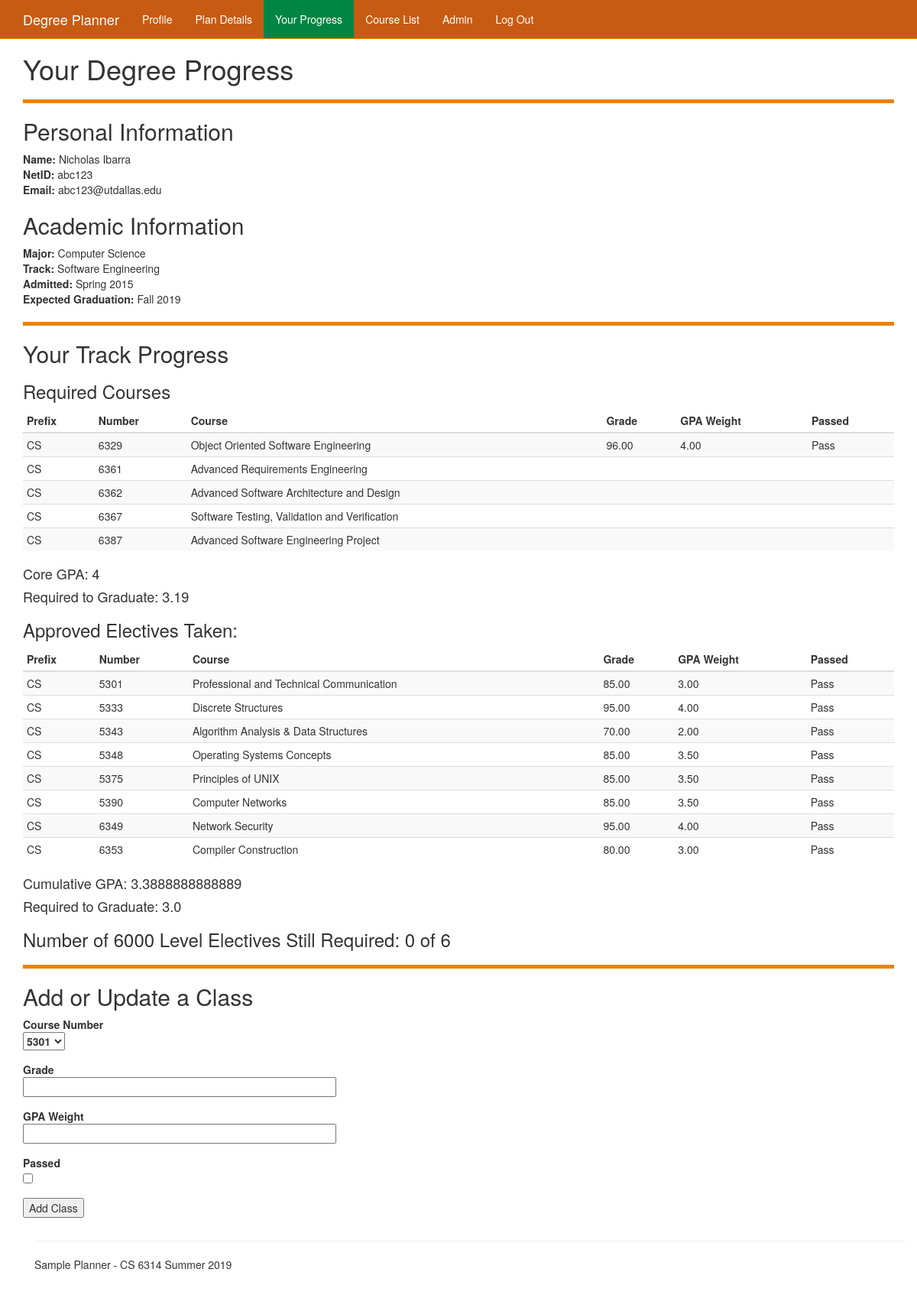
Screenshot of /plan.php (signed in) with the database file from the repository.
### tables this page shows
CREATE TABLE `user` (
  `UserId` smallint(6) NOT NULL,
  `Name` varchar(50) NOT NULL,
  `Username` varchar(32) NOT NULL,
  `Password` varchar(32) NOT NULL,
  `DegId` smallint(6) DEFAULT NULL,
  `admin` tinyint(4) NOT NULL DEFAULT 0,
  `Admitted` varchar(55) NOT NULL,
  `ExpectedGraducation` varchar(55) NOT NULL
);

CREATE TABLE `department` (
  `DeptId` smallint(6) NOT NULL,
  `DeptName` varchar(50) DEFAULT NULL,
  `DeptInit` char(4) DEFAULT NULL
);

CREATE TABLE `degreeplan` (
  `DegId` smallint(6) NOT NULL,
  `DegName` varchar(50) DEFAULT NULL,
  `DeptId` smallint(6) DEFAULT NULL,
  `numelectives` int(11) NOT NULL
);

CREATE TABLE `grade` (
  `GradeId` smallint(6) NOT NULL,
  `ClassId` int(11) DEFAULT NULL,
  `UserId` smallint(6) DEFAULT NULL,
  `Passed` bit(1) DEFAULT NULL,
  `Grade` decimal(18,2) DEFAULT NULL,
  `GpaWeight` decimal(18,2) DEFAULT NULL
);

CREATE TABLE `courses` (
  `id` int(11) NOT NULL,
  `number` varchar(255) DEFAULT NULL,
  `prefix` varchar(255) DEFAULT NULL,
  `name` varchar(255) DEFAULT NULL,
  `description` text DEFAULT NULL,
  `created_at` datetime NOT NULL DEFAULT current_timestamp(),
  `updated_at` datetime NOT NULL DEFAULT current_timestamp()
);

CREATE TABLE `requiredclasses` (
  `id` int(11) NOT NULL,
  `class` int(11) NOT NULL,
  `plan` smallint(11) NOT NULL
);

### plan.php (the view, shortened to what this page needs)
<!DOCTYPE html>
<html lang="en">
<head>
    <link href="bootstrap/css/bootstrap.min.css" rel="stylesheet">
    <link href="plan.css" rel="stylesheet">
</head>
<body>
<nav class="navbar navbar-inverse navbar-fixed-top">
    <div class="container">
        <div class="navbar-header">
            <a class="navbar-brand" href="menu.php">Degree Planner</a>
            <ul class="nav navbar-nav">
                <li><a href="profile.php">Profile</a></li>
                <li><a href="plandetails.php">Plan Details</a></li>
                <li class="active"><a href="plan.php">Your Progress</a></li>
                <li><a href="courselist.php">Course List</a></li>
                <li><a href="admin.php">Admin</a></li>
            </ul>
            <ul class="nav navbar-nav navbar-right">
                <li><a href="logout.php">Log Out</a></li>
            </ul>
        </div>
    </div>
</nav>
<div class="container">
    <?php
if (!isset($_COOKIE['Username'])){
  echo "<h3>Please Login.<br><br><a href='index.php'>Return to the home page.</a></h3>";
} else {
require_once 'config.php';
$core_gpa = 0;
$cumulative_gpa = 0;
$graded_core_classes = 0;
$graded_cumulative_classes = 0;
$graded_elective_classes = 0;
$connection = new mysqli($db_hostname, $db_username, $db_password, $db_database);
$sql  = 'SELECT * FROM `user` WHERE Username="' . $_COOKIE["Username"] . '";';
$result = $connection->query($sql);
$result->data_seek(0);
$row = $result->fetch_array(MYSQLI_NUM);
$userid = $row[0];
$name = $row[1];
$username = $_COOKIE['Username'];
$Degid = $row[4];
$Admitted = $row[6];
$ExpectedGraducation = $row[7];
$sql  = 'SELECT * FROM `degreeplan` WHERE DegId="' . $Degid . '";';
$result = $connection->query($sql);
$result->data_seek(0);
$row = $result->fetch_array(MYSQLI_NUM);
$DegName = $row[1];
$DeptId = $row[2];
$numelectives = $row[3];
$sql  = 'SELECT * FROM `department` WHERE DeptId="' . $DeptId . '";';
$result = $connection->query($sql);
$result->data_seek(0);
$row = $result->fetch_array(MYSQLI_NUM);
$DeptName = $row[1];
    echo "
    <h1>Your Degree Progress</h1>
    <hr class='big-hr'>
    <h2>Personal Information</h2>
    <p>
        <strong>Name: </strong>$name<br>
        <strong>NetID: </strong>$username<br>
        <strong>Email: </strong>$username@utdallas.edu<br>
    </p>
    <h2>Academic Information</h2>
    <p>
        <strong>Major: </strong>$DeptName<br>
        <strong>Track: </strong>$DegName<br>
        <strong>Admitted: </strong>$Admitted<br>
        <strong>Expected Graduation: </strong>$ExpectedGraducation<br>
    </p>
    <hr class='big-hr'>
    <h2>Your Track Progress</h2>
    <div>
        <h3>Required Courses</h3>
        <table class='table table-striped table-condensed'>
            <thead>
            <tr>
                <th>Prefix</th>
                <th>Number</th>
                <th>Course</th>
                <th>Grade</th>
                <th>GPA Weight</th>
                <th>Passed</th>
            </tr>
            </thead>
            <tbody>
    ";
}
$sql  = 'SELECT * FROM `requiredclasses` WHERE plan="' . $Degid . '";';
$result = $connection->query($sql);
$rows = $result->num_rows;
for ($j = 0 ; $j < $rows ; ++$j) {
    $result->data_seek($j);
    $row = $result->fetch_array(MYSQLI_NUM);
    $class_number = $row[1];
    $sql = 'SELECT * FROM `courses` WHERE number="' . $class_number . '";';
    $res = $connection->query($sql);
    $res->data_seek(0);
    $row = $res->fetch_array(MYSQLI_NUM);
    $prefix = $row[2];
    $course_name = $row[3];
    $sql  = 'SELECT * FROM `grade` WHERE UserId="' . $userid . '" AND ClassId="' . $class_number . '";';
    $res = $connection->query($sql);
    $res->data_seek(0);
    $row = $res->fetch_array(MYSQLI_NUM);
    if (isset($row[3]) && $row[3] == 1) {
        $Passed = 'Pass';
        $GpaWeight = $row[5];
        $core_gpa += $GpaWeight;
        $cumulative_gpa += $GpaWeight;
        $graded_core_classes += 1;
        $graded_cumulative_classes += 1;
    } else {
        $Passed = '';
    }
    $Grade = $row[4];
    $GpaWeight = $row[5];
    echo <<<_END
        <tr>
            <td>$prefix</td>
            <td>$class_number</td>
            <td>$course_name</td>
            <td>$Grade</td>
            <td>$GpaWeight</td>
            <td>$Passed</td>
        </tr>
        _END;
}
$cgpa = $graded_core_classes > 0 ? $core_gpa / $graded_core_classes : 0;
echo "
        </tbody>
    </table>
    <h4>Core GPA: $cgpa</h4>
    <h4>Required to Graduate: 3.19</h4>
    <h3>Approved Electives Taken:</h3>
    <table class='table table-striped table-condensed'>
    <thead>
    <tr>
        <th>Prefix</th>
        <th>Number</th>
        <th>Course</th>
        <th>Grade</th>
        <th>GPA Weight</th>
        <th>Passed</th>
    </tr>
    </thead>
    <tbody>
";
$sql  = 'select * from `grade` where `UserId`=' . $userid . ' and `ClassId` not in (select class from `requiredclasses` where `plan`=' . $Degid . ')';
$result = $connection->query($sql);
$rows = $result->num_rows;
for ($j = 0 ; $j < $rows ; ++$j) {
    $result->data_seek($j);
    $row = $result->fetch_array(MYSQLI_NUM);
    $class_number = $row[1];
    if (isset($row[3]) && $row[3] == 1) {
        $Passed = 'Pass';
        $GpaWeight = $row[5];
        $cumulative_gpa += $GpaWeight;
        $graded_elective_classes += 1;
        $graded_cumulative_classes += 1;
    } else {
        $Passed = '';
    }
    $Grade = $row[4];
    $GpaWeight = $row[5];
    $sql = 'SELECT * FROM `courses` WHERE number="' . $class_number . '";';
    $res = $connection->query($sql);
    $res->data_seek(0);
    $row = $res->fetch_array(MYSQLI_NUM);
    $prefix = $row[2];
    $course_name = $row[3];
    echo "
    <tr>
        <td>$prefix</td>
        <td>$class_number</td>
        <td>$course_name</td>
        <td>$Grade</td>
        <td>$GpaWeight</td>
        <td>$Passed</td>
    </tr>
    ";
}
$tgpa = $graded_cumulative_classes > 0 ? $cumulative_gpa / $graded_cumulative_classes : 0;
$remain_elective_classes_num = $numelectives - $graded_elective_classes;
if ($remain_elective_classes_num < 0) {
    $remain_elective_classes_num = 0;
}
echo "
    </tbody>
</table>
<h4>Cumulative GPA: $tgpa</h4>
<h4>Required to Graduate: 3.0</h4>
<h3>Number of 6000 Level Electives Still Required: $remain_elective_classes_num of $numelectives</h3>
";
?>
<hr class="big-hr">
<h2>Add or Update a Class</h2>
<form action="grade.php" method="post">
    <p><label>Course Number<strong></strong><br>
            <select class="edit-select" name="add-coursenum">
<?php
$sql = 'SELECT * FROM `courses`';
$result = $connection->query($sql);
$rows = $result->num_rows;
for ($j = 0 ; $j < $rows ; ++$j) {
    $result->data_seek($j);
    $row = $result->fetch_array(MYSQLI_NUM);
    echo "<option value='" . $row[1] . "'>$row[1]</option>";
}
?>
                    </select>
            <p><label>Grade<br>
                    <input type="text" size="48" name="add-grade" value=""></label></p>
            <p><label>GPA Weight<br>
                    <input type="text" size="48" name="add-gpa" value=""></label></p>
            <p><label>Passed<br>
                    <input type="checkbox" name="add-passed" value="add-passed"></label></p>
            <p><input type="submit" name="addclass" value="Add Class"></p>
        </form>
</div>
<div class="container">
    <hr>
    <footer>
        <p>Sample Planner - CS 6314 Summer 2019</p>
    </footer>
</div>
</body>
</html>

### plan.css (style rules this page uses)
body { padding-top: 50px; padding-bottom: 20px; }
.navbar-inverse { background-color: #C75B12; border-color: #E98300; }
.navbar-inverse .navbar-brand { color: #ffffff; }
.navbar-inverse .navbar-nav>li>a { color: #ffffff; }
.navbar-inverse .navbar-nav>.active>a { background-color: #008542; border-color: #69BE28; }
.big-hr { border-width: 5px; border-color: #E98300; }

### rows the page displays
user: Name "Nicholas Ibarra", Admitted "Spring 2015", ExpectedGraducation "Fall 2019"
department: DeptName "Computer Science"
degreeplan: DegName "Software Engineering", numelectives "0", numelectives "6"
grade: courses.prefix "CS", requiredclasses.class "6329", courses.name "Object Oriented Software Engineering", Grade "96.00", GpaWeight "4.00", Passed "Pass"
courses: prefix "CS", name "Advanced Requirements Engineering"
requiredclasses: class "6361"
courses: prefix "CS", name "Advanced Software Architecture and Design"
requiredclasses: class "6362"
courses: prefix "CS", name "Software Testing, Validation and Verification"
requiredclasses: class "6367"
courses: prefix "CS", name "Advanced Software Engineering Project"
requiredclasses: class "6387"
grade: courses.prefix "CS", ClassId "5301", courses.name "Professional and Technical Communication", Grade "85.00", GpaWeight "3.00", Passed "Pass"
grade: courses.prefix "CS", ClassId "5333", courses.name "Discrete Structures", Grade "95.00", GpaWeight "4.00", Passed "Pass"
grade: courses.prefix "CS", ClassId "5343", courses.name "Algorithm Analysis & Data Structures", Grade "70.00", GpaWeight "2.00", Passed "Pass"
grade: courses.prefix "CS", ClassId "5348", courses.name "Operating Systems Concepts", Grade "85.00", GpaWeight "3.50", Passed "Pass"
grade: courses.prefix "CS", ClassId "5375", courses.name "Principles of UNIX", Grade "85.00", GpaWeight "3.50", Passed "Pass"
grade: courses.prefix "CS", ClassId "5390", courses.name "Computer Networks", Grade "85.00", GpaWeight "3.50", Passed "Pass"
grade: courses.prefix "CS", ClassId "6349", courses.name "Network Security", Grade "95.00", GpaWeight "4.00", Passed "Pass"
grade: courses.prefix "CS", ClassId "6353", courses.name "Compiler Construction", Grade "80.00", GpaWeight "3.00", Passed "Pass"

### other values shown
$username "abc123"
$cgpa "4"
$tgpa "3.3888888888889"
form field add-coursenum "5301"
